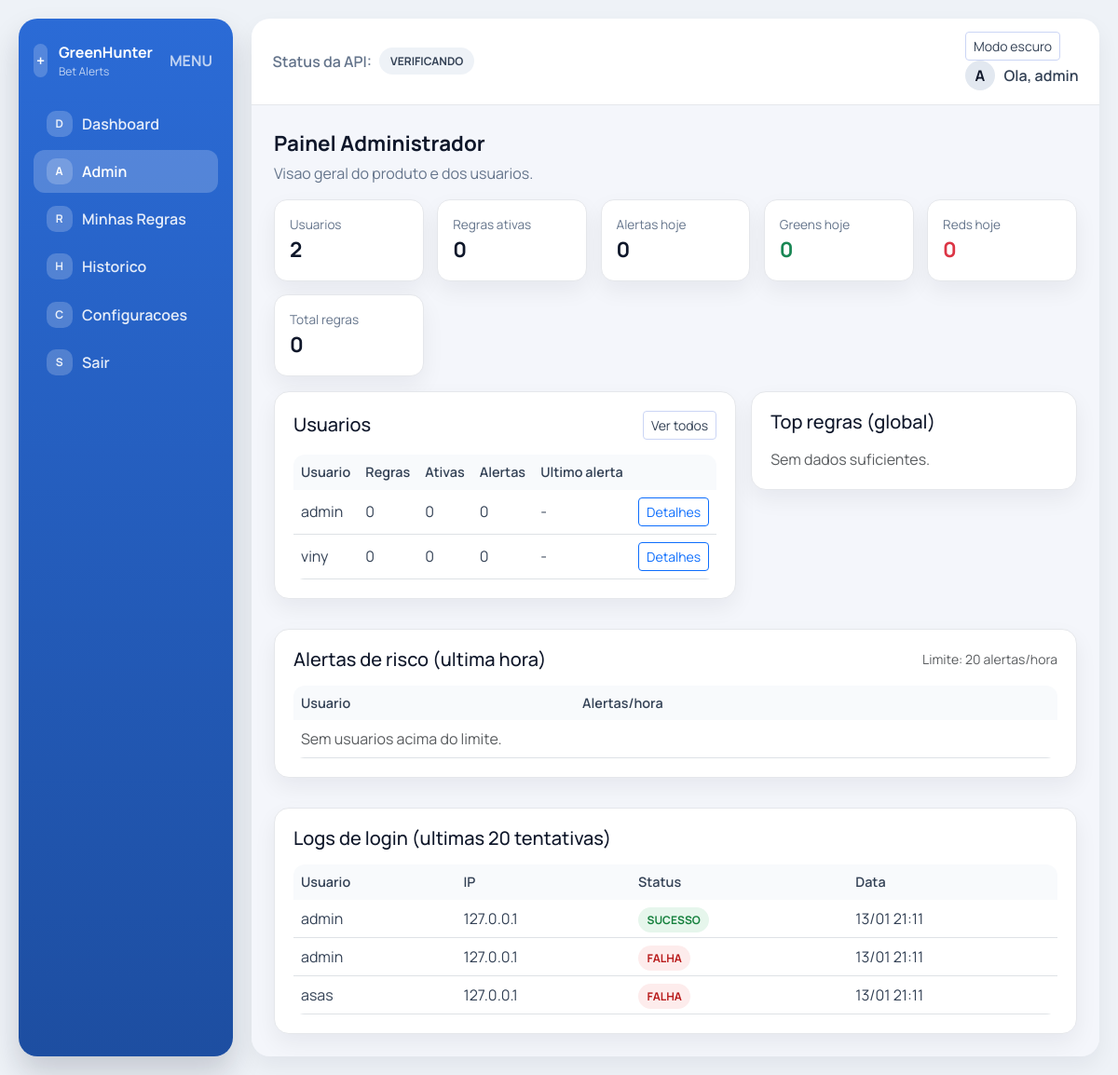
The app's page /admin/ (signed in) with its own data.
### app/models.py (models this page shows, shortened)
class User(UserMixin, db.Model):
    id = db.Column(db.Integer, primary_key=True)
    username = db.Column(db.String(80), unique=True, nullable=False)
    email = db.Column(db.String(120), unique=True)
    password_hash = db.Column(db.String(255), nullable=False)
    telegram_token = db.Column(db.String(255))
    telegram_chat_id = db.Column(db.String(64))
    telegram_verified = db.Column(db.Boolean, default=False, nullable=False)
    is_admin = db.Column(db.Boolean, default=False, nullable=False)
    created_at = db.Column(db.DateTime, default=datetime.utcnow, nullable=False)
    rules = db.relationship("Rule", backref="user", cascade="all, delete-orphan")
    alerts = db.relationship("MatchAlert", backref="user", cascade="all, delete-orphan")
    @property
    def is_admin_user(self) -> bool:
        if self.is_admin:
            return True
        return (self.username or "").lower() == "admin"

class LoginAttempt(db.Model):
    id = db.Column(db.Integer, primary_key=True)
    username = db.Column(db.String(80))
    user_id = db.Column(db.Integer, db.ForeignKey("user.id"))
    ip_address = db.Column(db.String(64))
    success = db.Column(db.Boolean, default=False, nullable=False)
    created_at = db.Column(db.DateTime, default=datetime.utcnow, nullable=False)

### app/admin/routes.py (the view, shortened to what this page needs)
@admin_bp.route("/")
@login_required
def dashboard():
    _require_admin()
    now = datetime.utcnow()
    start_day = datetime(now.year, now.month, now.day)
    end_day = start_day + timedelta(days=1)
    total_users = User.query.count()
    total_rules = Rule.query.count()
    active_rules = Rule.query.filter_by(is_active=True).count()
    alerts_today = (
        MatchAlert.query.filter(MatchAlert.created_at >= start_day, MatchAlert.created_at < end_day)
        .count()
    )
    greens_today = (
        MatchAlert.query.filter(MatchAlert.status == "green")
        .filter(MatchAlert.created_at >= start_day, MatchAlert.created_at < end_day)
        .count()
    )
    reds_today = (
        MatchAlert.query.filter(MatchAlert.status == "red")
        .filter(MatchAlert.created_at >= start_day, MatchAlert.created_at < end_day)
        .count()
    )
    rule_counts = {
        row.user_id: {"rules": row.rules, "active_rules": row.active_rules}
        for row in db.session.query(
            Rule.user_id,
            func.count(Rule.id).label("rules"),
            func.sum(case((Rule.is_active == True, 1), else_=0)).label("active_rules"),
        )
        .group_by(Rule.user_id)
        .all()
    }
    alert_counts = {
        row.user_id: {"alerts": row.alerts, "last_alert": row.last_alert}
        for row in db.session.query(
            MatchAlert.user_id,
            func.count(MatchAlert.id).label("alerts"),
            func.max(MatchAlert.created_at).label("last_alert"),
        )
        .group_by(MatchAlert.user_id)
        .all()
    }
    users = []
    for user in User.query.order_by(User.created_at.desc()).all():
        counts = rule_counts.get(user.id, {"rules": 0, "active_rules": 0})
        alerts = alert_counts.get(user.id, {"alerts": 0, "last_alert": None})
        users.append(
            {
                "user": user,
                "rules": counts["rules"] or 0,
                "active_rules": counts["active_rules"] or 0,
                "alerts": alerts["alerts"] or 0,
                "last_alert": alerts["last_alert"],
            }
        )
    rule_stats = {}
    recent_all = (
        MatchAlert.query.filter(MatchAlert.status.in_(["green", "red"]))
        .order_by(MatchAlert.created_at.desc())
        .limit(500)
        .all()
    )
    for alert in recent_all:
        rule_stats.setdefault(alert.rule_id, {"rule": alert.rule, "green": 0, "red": 0})
        if alert.status == "green":
            rule_stats[alert.rule_id]["green"] += 1
        elif alert.status == "red":
            rule_stats[alert.rule_id]["red"] += 1
    top_rules = []
    top_rules.sort(key=lambda x: x["win_rate"], reverse=True)
    top_rules = top_rules[:8]
    since_hour = now - timedelta(hours=1)
    risk_rows = (
        db.session.query(
            MatchAlert.user_id,
            func.count(MatchAlert.id).label("alerts"),
        )
        .filter(MatchAlert.created_at >= since_hour)
        .group_by(MatchAlert.user_id)
        .having(func.count(MatchAlert.id) >= ALERTS_PER_HOUR_THRESHOLD)
        .all()
    )
    risk_users = []
    for row in risk_rows:
        user = User.query.get(row.user_id)
        if not user:
            continue
        risk_users.append({"user": user, "alerts": row.alerts})
    return render_template(
        "admin/dashboard.html",
        total_users=total_users,
        total_rules=total_rules,
        active_rules=active_rules,
        alerts_today=alerts_today,
        greens_today=greens_today,
        reds_today=reds_today,
        users=users,
        top_rules=top_rules,
        risk_users=risk_users,
        alerts_per_hour_threshold=ALERTS_PER_HOUR_THRESHOLD,
        login_attempts=LoginAttempt.query.order_by(LoginAttempt.created_at.desc()).limit(20).all(),
        api_status=get_api_status(),
    )

### app/templates/admin/dashboard.html (shortened to what this page needs)
{% extends "base.html" %}
{% block content %}
<div class="page-header">
  <div>
    <div class="page-title">Painel Administrador</div>
    <div class="page-subtitle">Visao geral do produto e dos usuarios.</div>
  </div>
</div>
<div class="stat-grid mb-3">
  <div class="stat-card">
    <div class="stat-label">Usuarios</div>
    <div class="stat-value">{{ total_users }}</div>
  </div>
  <div class="stat-card">
    <div class="stat-label">Regras ativas</div>
    <div class="stat-value">{{ active_rules }}</div>
  </div>
  <div class="stat-card">
    <div class="stat-label">Alertas hoje</div>
    <div class="stat-value">{{ alerts_today }}</div>
  </div>
  <div class="stat-card">
    <div class="stat-label">Greens hoje</div>
    <div class="stat-value text-success">{{ greens_today }}</div>
  </div>
  <div class="stat-card">
    <div class="stat-label">Reds hoje</div>
    <div class="stat-value text-danger">{{ reds_today }}</div>
  </div>
  <div class="stat-card">
    <div class="stat-label">Total regras</div>
    <div class="stat-value">{{ total_rules }}</div>
  </div>
</div>
<div class="row g-3">
  <div class="col-lg-7">
    <div class="card">
      <div class="card-body">
        <div class="d-flex justify-content-between align-items-center mb-3">
          <h5 class="mb-0">Usuarios</h5>
          <a class="btn btn-sm btn-outline-secondary" href="{{ url_for('admin.users_list') }}">Ver todos</a>
        </div>
        <div class="table-responsive">
          <table class="table table-clean align-middle mb-0">
            <thead>
              <tr>
                <th>Usuario</th>
                <th>Regras</th>
                <th>Ativas</th>
                <th>Alertas</th>
                <th>Ultimo alerta</th>
                <th></th>
              </tr>
            </thead>
            <tbody>
              {% for row in users %}
              <tr>
                <td>{{ row.user.username }}</td>
                <td>{{ row.rules }}</td>
                <td>{{ row.active_rules }}</td>
                <td>{{ row.alerts }}</td>
                <td>{{ row.last_alert.strftime('%d/%m %H:%M') if row.last_alert else '-' }}</td>
                <td class="text-end">
                  <a class="btn btn-sm btn-outline-primary" href="{{ url_for('admin.user_detail', user_id=row.user.id) }}">Detalhes</a>
                </td>
              </tr>
              {% endfor %}
            </tbody>
          </table>
        </div>
      </div>
    </div>
  </div>
  <div class="col-lg-5">
    <div class="card">
      <div class="card-body">
        <h5 class="mb-3">Top regras (global)</h5>
        {% if top_rules %}
          <div class="table-responsive">
            <table class="table table-clean align-middle mb-0">
              <thead>
                <tr>
                  <th>Regra</th>
                  <th>Win rate</th>
                  <th>G/R</th>
                </tr>
              </thead>
              <tbody>
                {% for item in top_rules %}
                <tr>
                  <td>{{ item.rule.name }}</td>
                  <td>{{ item.win_rate }}%</td>
                  <td>{{ item.green }} / {{ item.red }}</td>
                </tr>
                {% endfor %}
              </tbody>
            </table>
          </div>
        {% else %}
          <div class="text-muted">Sem dados suficientes.</div>
        {% endif %}
      </div>
    </div>
  </div>
</div>
<div class="row g-3 mt-3">
  <div class="col-lg-12">
    <div class="card">
      <div class="card-body">
        <div class="d-flex justify-content-between align-items-center mb-3">
          <h5 class="mb-0">Alertas de risco (ultima hora)</h5>
          <span class="text-muted small">Limite: {{ alerts_per_hour_threshold }} alertas/hora</span>
        </div>
        <div class="table-responsive">
          <table class="table table-clean align-middle mb-0">
            <thead>
              <tr>
                <th>Usuario</th>
                <th>Alertas/hora</th>
                <th></th>
              </tr>
            </thead>
            <tbody>
              {% if risk_users|length == 0 %}
              <tr><td colspan="3" class="text-muted">Sem usuarios acima do limite.</td></tr>
              {% endif %}
            </tbody>
          </table>
        </div>
      </div>
    </div>
  </div>
</div>
<div class="row g-3 mt-3">
  <div class="col-lg-12">
    <div class="card">
      <div class="card-body">
        <h5 class="mb-3">Logs de login (ultimas 20 tentativas)</h5>
        <div class="table-responsive">
          <table class="table table-clean align-middle mb-0">
            <thead>
              <tr>
                <th>Usuario</th>
                <th>IP</th>
                <th>Status</th>
                <th>Data</th>
              </tr>
            </thead>
            <tbody>
              {% for attempt in login_attempts %}
              <tr>
                <td>{{ attempt.username or '-' }}</td>
                <td>{{ attempt.ip_address or '-' }}</td>
                <td>
                  {% if attempt.success %}
                    <span class="badge-status badge-on">Sucesso</span>
                  {% else %}
                    <span class="badge-status badge-off">Falha</span>
                  {% endif %}
                </td>
                <td>{{ attempt.created_at.strftime('%d/%m %H:%M') }}</td>
              </tr>
              {% endfor %}
            </tbody>
          </table>
        </div>
      </div>
    </div>
  </div>
</div>
{% endblock %}

### app/templates/base.html (shortened to what this page needs)
<!doctype html>
<html lang="pt-br">
  <head>
    <link
      href="https://cdn.jsdelivr.net/npm/bootstrap@5.3.2/dist/css/bootstrap.min.css"
      rel="stylesheet"
    >
    <link rel="stylesheet" href="{{ url_for('static', filename='app.css') }}">
  </head>
  <body>
    {% if current_user.is_authenticated %}
    <div class="app-shell">
      <aside class="sidebar">
        <div class="sidebar-brand">
          <div class="brand-icon">+</div>
          <div class="brand-text">
            <div class="brand-title">GreenHunter</div>
            <div class="brand-sub">Bet Alerts</div>
          </div>
          <button class="sidebar-toggle" type="button">MENU</button>
        </div>
        <nav class="sidebar-nav">
          <a class="nav-link {% if request.endpoint == 'main.dashboard' %}active{% endif %}" href="{{ url_for('main.dashboard') }}">
            <span class="nav-icon">D</span> Dashboard
          </a>
          {% if current_user.is_admin_user %}
          <a class="nav-link {% if request.endpoint == 'admin.dashboard' %}active{% endif %}" href="{{ url_for('admin.dashboard') }}">
            <span class="nav-icon">A</span> Admin
          </a>
          {% endif %}
          <a class="nav-link {% if request.endpoint in ['rules.list_rules','rules.create_rule','rules.edit_rule'] %}active{% endif %}" href="{{ url_for('rules.list_rules') }}">
            <span class="nav-icon">R</span> Minhas Regras
          </a>
          <a class="nav-link {% if request.endpoint == 'history.history' %}active{% endif %}" href="{{ url_for('history.history') }}">
            <span class="nav-icon">H</span> Historico
          </a>
          <a class="nav-link {% if request.endpoint == 'settings.settings' %}active{% endif %}" href="{{ url_for('settings.settings') }}">
            <span class="nav-icon">C</span> Configuracoes
          </a>
          <a class="nav-link" href="{{ url_for('auth.logout') }}">
            <span class="nav-icon">S</span> Sair
          </a>
        </nav>
      </aside>
      <div class="main-area">
        <header class="topbar">
          <div class="topbar-left">
            <div class="status-block">
              <span>Status da API:</span>
              <span class="status-pill status-wait" id="api-status">Verificando</span>
            </div>
          </div>
          <div class="topbar-right">
            <button class="btn btn-sm btn-outline-secondary me-2" type="button" id="theme-toggle">Modo escuro</button>
            <div class="user-chip">
              <div class="user-avatar">{{ (current_user.username[:1] if current_user.username else 'U')|upper }}</div>
              <div class="user-name">Ola, {{ current_user.username }}</div>
            </div>
          </div>
        </header>
        <main class="content">
    {% else %}
    <main class="container py-5 auth-shell">
    {% endif %}
      {% block content %}{% endblock %}
    </main>
    {% if current_user.is_authenticated %}
      </div>
    </div>
    {% endif %}
  </body>
</html>

### records on screen
User: username "A", username "admin", user.username "admin"
User: user.username "viny"
LoginAttempt: username "admin", ip_address "127.0.0.1", success "SUCESSO", created_at "13/01 21:11"
LoginAttempt: username "admin", ip_address "127.0.0.1", success "FALHA", created_at "13/01 21:11"
LoginAttempt: username "asas", ip_address "127.0.0.1", success "FALHA", created_at "13/01 21:11"

### other values on screen
{{ total_users }} "2"
{{ active_rules }} "0"
{{ alerts_today }} "0"
{{ greens_today }} "0"
{{ reds_today }} "0"
{{ total_rules }} "0"
{{ row.rules }} "0" "0"
{{ row.active_rules }} "0" "0"
{{ row.alerts }} "0" "0"
{{ row.last_alert.strftime('%d/%m %H:%M') if row.last_alert else '-' }} "-" "-"
{{ alerts_per_hour_threshold }} "20"
